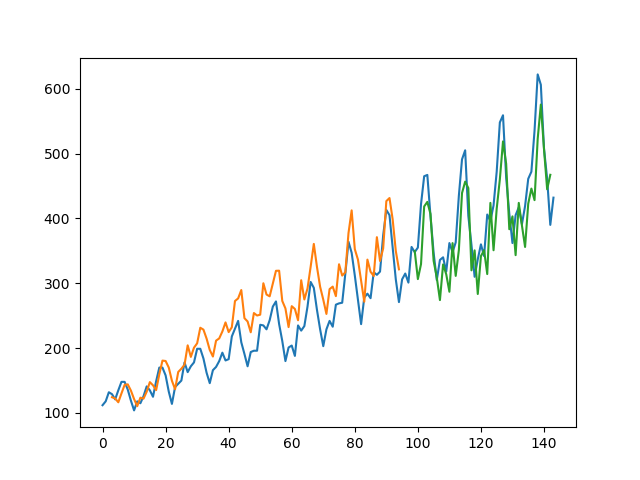

Recreate this plot in Python.
# LSTM for international airline passengers problem with memory
import numpy
import matplotlib.pyplot as plt
from pandas import read_csv
import math
from keras.models import Sequential
from keras.layers import Dense
from keras.layers import LSTM
from sklearn.preprocessing import MinMaxScaler
from sklearn.metrics import mean_squared_error
# convert an array of values into a dataset matrix
def create_dataset(dataset, look_back=1):
	dataX, dataY = [], []
	for i in range(len(dataset)-look_back-1):
		a = dataset[i:(i+look_back), 0]
		dataX.append(a)
		dataY.append(dataset[i + look_back, 0])
	return numpy.array(dataX), numpy.array(dataY)
# fix random seed for reproducibility
numpy.random.seed(7)
# load the dataset
dataframe = read_csv('international-airline-passengers.csv', usecols=[1], engine='python', skipfooter=3)
dataset = dataframe.values
dataset = dataset.astype('float32')
# normalize the dataset
scaler = MinMaxScaler(feature_range=(0, 1))
dataset = scaler.fit_transform(dataset)
# split into train and test sets
train_size = int(len(dataset) * 0.67)
test_size = len(dataset) - train_size
train, test = dataset[0:train_size,:], dataset[train_size:len(dataset),:]
# reshape into X=t and Y=t+1
look_back = 3
trainX, trainY = create_dataset(train, look_back)
testX, testY = create_dataset(test, look_back)
# reshape input to be [samples, time steps, features]
trainX = numpy.reshape(trainX, (trainX.shape[0], trainX.shape[1], 1))
testX = numpy.reshape(testX, (testX.shape[0], testX.shape[1], 1))
print 'trainX: \n(shape: {}, \nvalues: {}, \n type: {})'.format(trainX.shape,trainX,type(trainX))
print 'trainY: \n(shape: {}, \nvalues: {}, \n type: {})'.format(trainY.shape,trainY,type(trainY))


# create and fit the LSTM network
batch_size = 1
model = Sequential()
model.add(LSTM(4, batch_input_shape=(batch_size, look_back, 1), stateful=True))
model.add(Dense(1))
model.compile(loss='mean_squared_error', optimizer='adam')
for i in range(100):
	model.fit(trainX, trainY, epochs=1, batch_size=batch_size, verbose=2, shuffle=False)
	model.reset_states()
# make predictions
trainPredict = model.predict(trainX, batch_size=batch_size)
model.reset_states()
testPredict = model.predict(testX, batch_size=batch_size)
# invert predictions
trainPredict = scaler.inverse_transform(trainPredict)
trainY = scaler.inverse_transform([trainY])
testPredict = scaler.inverse_transform(testPredict)
testY = scaler.inverse_transform([testY])
# calculate root mean squared error
trainScore = math.sqrt(mean_squared_error(trainY[0], trainPredict[:,0]))
print('Train Score: %.2f RMSE' % (trainScore))
testScore = math.sqrt(mean_squared_error(testY[0], testPredict[:,0]))
print('Test Score: %.2f RMSE' % (testScore))
# shift train predictions for plotting
trainPredictPlot = numpy.empty_like(dataset)
trainPredictPlot[:, :] = numpy.nan
trainPredictPlot[look_back:len(trainPredict)+look_back, :] = trainPredict
# shift test predictions for plotting
testPredictPlot = numpy.empty_like(dataset)
testPredictPlot[:, :] = numpy.nan
testPredictPlot[len(trainPredict)+(look_back*2)+1:len(dataset)-1, :] = testPredict
# plot baseline and predictions
plt.plot(scaler.inverse_transform(dataset))
plt.plot(trainPredictPlot)
plt.plot(testPredictPlot)
plt.show()
